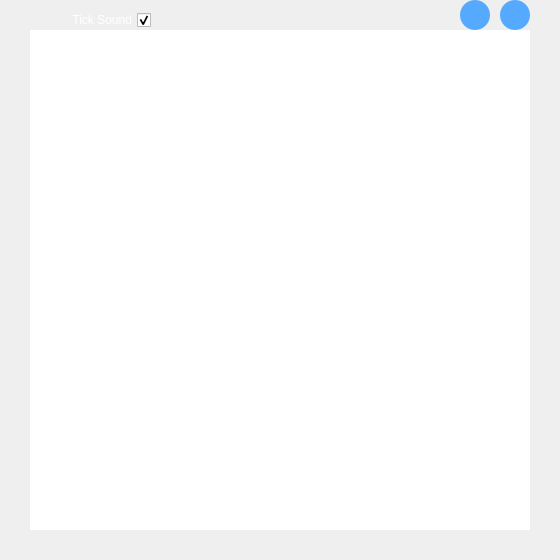
<?xml version="1.0" encoding="UTF-8"?>
<ui version="4.0">
 <class>main_shape</class>
 <widget class="QWidget" name="main_shape">
  <property name="geometry">
   <rect>
    <x>0</x>
    <y>0</y>
    <width>560</width>
    <height>560</height>
   </rect>
  </property>
  <property name="windowTitle">
   <string>Graphical Clock</string>
  </property>
  <property name="windowOpacity">
   <double>0.970000000000000</double>
  </property>
  <property name="styleSheet">
   <string notr="true"/>
  </property>
  <widget class="QGraphicsView" name="graphicsView">
   <property name="geometry">
    <rect>
     <x>30</x>
     <y>30</y>
     <width>500</width>
     <height>500</height>
    </rect>
   </property>
   <property name="styleSheet">
    <string notr="true">#graphicsView{
border-radius:0px;
}</string>
   </property>
  </widget>
  <widget class="QLabel" name="label">
   <property name="geometry">
    <rect>
     <x>0</x>
     <y>0</y>
     <width>560</width>
     <height>560</height>
    </rect>
   </property>
   <property name="styleSheet">
    <string notr="true">#label{
border-image: url(:/images/cloud3.jpg);
border-radius:25px;
}
</string>
   </property>
   <property name="text">
    <string/>
   </property>
  </widget>
  <widget class="QPushButton" name="pushButton">
   <property name="geometry">
    <rect>
     <x>460</x>
     <y>0</y>
     <width>30</width>
     <height>30</height>
    </rect>
   </property>
   <property name="styleSheet">
    <string notr="true">#pushButton{
border-image: url(:/images/icons8_macos_minimize_64px.png);
background-color: rgb(85, 170, 255);
border-radius:15px;
}

#pushButton:hover{
	background-color: rgb(255, 118, 26);
}</string>
   </property>
   <property name="text">
    <string/>
   </property>
  </widget>
  <widget class="QPushButton" name="pushButton_2">
   <property name="geometry">
    <rect>
     <x>500</x>
     <y>0</y>
     <width>30</width>
     <height>30</height>
    </rect>
   </property>
   <property name="styleSheet">
    <string notr="true">#pushButton_2{
	border-image: url(:/images/icons8_cancel_128px.png);
background-color: rgb(85, 170, 255);
border-radius:15px;
}

#pushButton_2:hover{
	background-color: rgb(255, 0, 0);
}</string>
   </property>
   <property name="text">
    <string/>
   </property>
  </widget>
  <widget class="QCheckBox" name="checkBox">
   <property name="geometry">
    <rect>
     <x>30</x>
     <y>10</y>
     <width>121</width>
     <height>20</height>
    </rect>
   </property>
   <property name="palette">
    <palette>
     <active>
      <colorrole role="WindowText">
       <brush brushstyle="SolidPattern">
        <color alpha="255">
         <red>255</red>
         <green>255</green>
         <blue>255</blue>
        </color>
       </brush>
      </colorrole>
     </active>
     <inactive>
      <colorrole role="WindowText">
       <brush brushstyle="SolidPattern">
        <color alpha="255">
         <red>255</red>
         <green>255</green>
         <blue>255</blue>
        </color>
       </brush>
      </colorrole>
     </inactive>
     <disabled>
      <colorrole role="WindowText">
       <brush brushstyle="SolidPattern">
        <color alpha="255">
         <red>120</red>
         <green>120</green>
         <blue>120</blue>
        </color>
       </brush>
      </colorrole>
     </disabled>
    </palette>
   </property>
   <property name="layoutDirection">
    <enum>Qt::RightToLeft</enum>
   </property>
   <property name="styleSheet">
    <string notr="true">#checkBox{
font: bold 13px &quot;Arial&quot;;
}</string>
   </property>
   <property name="text">
    <string>Tick Sound</string>
   </property>
   <property name="icon">
    <iconset resource="graphical_clock.qrc">
     <normaloff>:/images/icons8_speaker_200px.png</normaloff>:/images/icons8_speaker_200px.png</iconset>
   </property>
   <property name="checked">
    <bool>true</bool>
   </property>
  </widget>
  <zorder>label</zorder>
  <zorder>graphicsView</zorder>
  <zorder>pushButton</zorder>
  <zorder>pushButton_2</zorder>
  <zorder>checkBox</zorder>
 </widget>
 <layoutdefault spacing="6" margin="11"/>
 <resources>
  <include location="graphical_clock.qrc"/>
 </resources>
 <connections>
  <connection>
   <sender>pushButton_2</sender>
   <signal>clicked()</signal>
   <receiver>main_shape</receiver>
   <slot>close()</slot>
   <hints>
    <hint type="sourcelabel">
     <x>521</x>
     <y>16</y>
    </hint>
    <hint type="destinationlabel">
     <x>322</x>
     <y>-4</y>
    </hint>
   </hints>
  </connection>
  <connection>
   <sender>pushButton</sender>
   <signal>clicked()</signal>
   <receiver>main_shape</receiver>
   <slot>showMinimized()</slot>
   <hints>
    <hint type="sourcelabel">
     <x>474</x>
     <y>18</y>
    </hint>
    <hint type="destinationlabel">
     <x>251</x>
     <y>-5</y>
    </hint>
   </hints>
  </connection>
 </connections>
</ui>
